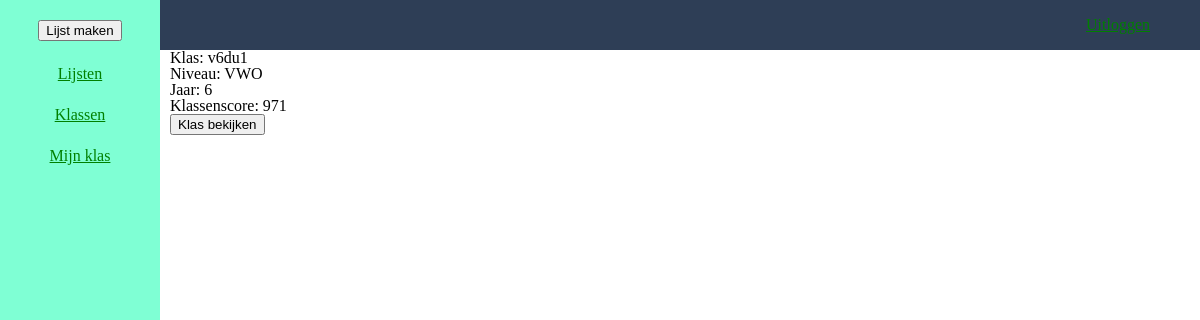
Page /klassen.php (signed in) on the committed database.
### tables this page shows
CREATE TABLE `klassen` (
  `klasId` int(11) NOT NULL,
  `klasNaam` varchar(255) NOT NULL,
  `klasNiveau` varchar(255) NOT NULL,
  `klasJaar` int(11) NOT NULL,
  `klasScore` int(11) NOT NULL,
  `klasDocentId` int(11) NOT NULL,
  `klasDocentNaam` varchar(535) NOT NULL,
  `klasCharacterData` text NOT NULL DEFAULT '[   {     "id": 0,     "type": "hoed",     "imageLocation": "url(\\"http://localhost/PO-Informatica/img/character/hoed/hoed1.png\\")",     "x": "73",     "y": "1"   },   {     "id": 1,     "type": "gezicht",     "imageLocation": "url(\\"http://localhost/PO-Informatica/img/character/gezicht/gezicht0.png\\")",     "x": "100",     "y": "20"   },   {     "id": 2,     "type": "buik",     "imageLocation": "url(\\"http://localhost/PO-Informatica/img/character/buik/buik0.png\\")",     "x": "102",     "y": "135"   },   {     "id": 3,     "type": "broek",     "imageLocation": "url(\\"http://localhost/PO-Informatica/img/character/broek/broek0.png\\")",     "x": "112",     "y": "195"   },   {     "id": 4,     "type": "schoenen",     "imageLocation": "url(\\"http://localhost/PO-Informatica/img/character/schoenen/schoen0.png\\")",     "x": "87",     "y": "273"   } ]',
  `klasCharacterUnlocksData` text NOT NULL DEFAULT '[{"id":"0","unlocked":true},{"id":"1","unlocked":false},{"id":"2","unlocked":false},{"id":"3","unlocked":true},{"id":"4","unlocked":false},{"id":"5","unlocked":false}, {"id":"6","unlocked":false} ]'
);

### klassen.php (the view, shortened to what this page needs)
<?php
include 'loginHeader.php';
include 'sidebar.php';
?>
<main class="main-sidebar">
    <?php
    require "includes/dbh.inc.php";
    $sql = "SELECT * FROM klassen";
    $stmt = mysqli_stmt_init($conn);
    if(!mysqli_stmt_prepare($stmt, $sql)) {
        header("Location: /?error=sqlerror");
        exit();
    } else {
        mysqli_stmt_execute($stmt);
        $result = mysqli_stmt_get_result($stmt);
        if(mysqli_num_rows($result) > 0) {
            while($lijst = mysqli_fetch_assoc($result)) {
    ?>
        <div class="klasDiv">
            <p><?php echo 'Klas: ' . $lijst['klasNaam'] ?></p>
            <p><?php echo 'Niveau: ' . $lijst['klasNiveau'] ?></p>
            <p><?php echo 'Jaar: ' . $lijst['klasJaar'] ?></p>
            <p><?php echo 'Klassenscore: ' . $lijst['klasScore'] ?></p>
            <button class="klasBekijkButton">Klas bekijken</button>
        </div>
    <?php
            }
        }
    }
    ?>
</main>
<?php
include 'defaultFooter.php';
?>

### css/style.css (style rules this page uses)
html, body, div, span, applet, object, iframe, h1, h2, h3, h4, h5, h6, p, blockquote, pre, a, abbr, acronym, address, big, cite, code, del, dfn, em, img, ins, kbd, q, s, samp, small, strike, strong, sub, sup, tt, var, b, u, i, center, dl, dt, dd, ol, ul, li, fieldset, form, label, legend, table, caption, tbody, tfoot, thead, tr, th, td, article, aside, canvas, details, embed, figure, figcaption, footer, header, hgroup, menu, nav, output, ruby, section, summary, time, mark, audio, video { margin: 0; padding: 0; border: 0; font-size: 100%; font: inherit; vertical-align: baseline; }
body { line-height: 1; }
.main-sidebar { margin-left: 160px; padding: 0px 10px; }

### rows in the picture
klassen: klasNaam "v6du1", klasNiveau "VWO", klasJaar "6", klasScore "971"
